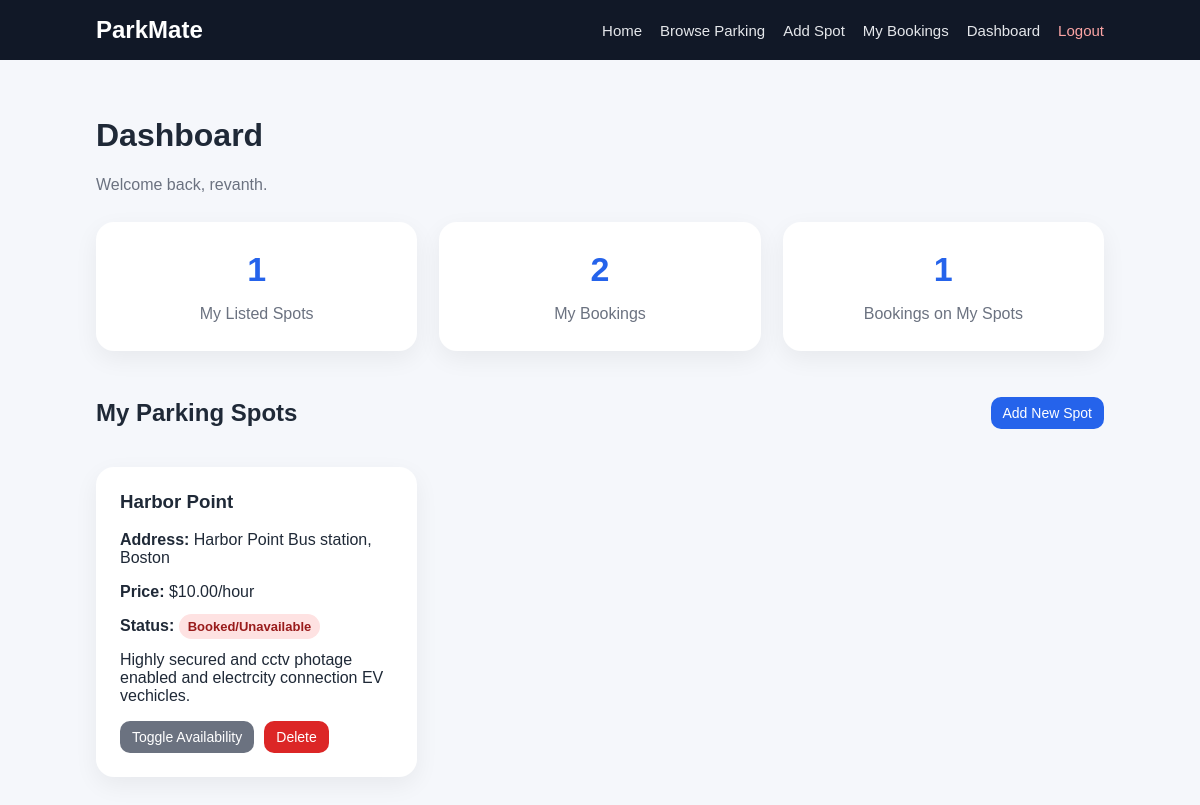
The app's page /dashboard (signed in) with its own data.
### app/models.py (models this page shows)
class User(Base):
    __tablename__ = "users"
    id = Column(Integer, primary_key=True, index=True)
    full_name = Column(String, nullable=False)
    email = Column(String, unique=True, index=True, nullable=False)
    hashed_password = Column(String, nullable=False)
    role = Column(String, default="user")
    created_at = Column(DateTime, default=datetime.utcnow)
    spots = relationship("ParkingSpot", back_populates="owner")
    bookings = relationship("Booking", back_populates="user")

class ParkingSpot(Base):
    __tablename__ = "parking_spots"
    id = Column(Integer, primary_key=True, index=True)
    title = Column(String, nullable=False)
    address = Column(String, nullable=False)
    city = Column(String, nullable=False)
    price_per_hour = Column(Float, nullable=False)
    description = Column(String, nullable=True)
    is_available = Column(Boolean, default=True)
    owner_id = Column(Integer, ForeignKey("users.id"))
    created_at = Column(DateTime, default=datetime.utcnow)
    owner = relationship("User", back_populates="spots")
    bookings = relationship("Booking", back_populates="spot")

### app/main.py (the view)
@app.get("/dashboard", response_class=HTMLResponse)
def dashboard(request: Request, db: Session = Depends(get_db)):
    user = get_current_user_from_cookie(request, db)
    if not user:
        return templates.TemplateResponse(
            "login.html",
            {"request": request, "error": "Please login to view your dashboard.", "user": None}
        )
    my_spots = db.query(ParkingSpot).filter(ParkingSpot.owner_id == user.id).all()
    my_bookings = db.query(Booking).filter(Booking.user_id == user.id).all()
    owner_booking_count = 0
    for spot in my_spots:
        owner_booking_count += len(spot.bookings)
    return templates.TemplateResponse(
        "dashboard.html",
        {
            "request": request,
            "user": user,
            "my_spots": my_spots,
            "my_bookings": my_bookings,
            "owner_booking_count": owner_booking_count
        }
    )

### app/templates/dashboard.html
{% extends "base.html" %}
{% block content %}
<h1>Dashboard</h1>
<p class="muted">Welcome back, {{ user.full_name }}.</p>
<section class="stats">
    <div class="stat-card">
        <h2>{{ my_spots|length }}</h2>
        <p>My Listed Spots</p>
    </div>
    <div class="stat-card">
        <h2>{{ my_bookings|length }}</h2>
        <p>My Bookings</p>
    </div>
    <div class="stat-card">
        <h2>{{ owner_booking_count }}</h2>
        <p>Bookings on My Spots</p>
    </div>
</section>
<section class="section-header">
    <h2>My Parking Spots</h2>
    <a href="/spots/add" class="btn small">Add New Spot</a>
</section>
{% if my_spots %}
    <div class="grid">
        {% for spot in my_spots %}
        <div class="card">
            <h3>{{ spot.title }}</h3>
            <p><strong>Address:</strong> {{ spot.address }}, {{ spot.city }}</p>
            <p><strong>Price:</strong> ${{ "%.2f"|format(spot.price_per_hour) }}/hour</p>
            <p><strong>Status:</strong>
                {% if spot.is_available %}
                    <span class="badge success">Available</span>
                {% else %}
                    <span class="badge danger">Booked/Unavailable</span>
                {% endif %}
            </p>
            <p>{{ spot.description }}</p>
            <div class="actions">
                <form method="post" action="/spots/{{ spot.id }}/toggle">
                    <button class="btn small secondary" type="submit">Toggle Availability</button>
                </form>
                <form method="post" action="/spots/{{ spot.id }}/delete">
                    <button class="btn small danger-btn" type="submit">Delete</button>
                </form>
            </div>
        </div>
        {% endfor %}
    </div>
{% else %}
    <p>You have not listed any parking spots yet.</p>
{% endif %}
{% endblock %}

### app/static/style.css (style rules this page uses)
* { box-sizing: border-box; }
body { margin: 0; font-family: Arial, Helvetica, sans-serif; background: #f5f7fb; color: #1f2937; }
a { text-decoration: none; color: inherit; }
.btn { background: #2563eb; color: white; border: none; padding: 11px 18px; border-radius: 10px; cursor: pointer; font-size: 15px; display: inline-block; }
.btn.secondary { background: #6b7280; }
.btn.small { padding: 8px 12px; font-size: 14px; }
.danger-btn { background: #dc2626; }
.stats { display: grid; grid-template-columns: repeat(3, 1fr); gap: 22px; margin: 28px 0; }
.stat-card { background: white; padding: 28px; border-radius: 18px; box-shadow: 0 8px 24px rgba(0,0,0,0.06); text-align: center; }
.stat-card h2 { font-size: 34px; margin: 0; color: #2563eb; }
.stat-card p { color: #6b7280; margin-bottom: 0; }
.grid { display: grid; grid-template-columns: repeat(3, 1fr); gap: 22px; margin-top: 20px; }
.card { background: white; border-radius: 18px; padding: 24px; box-shadow: 0 8px 24px rgba(0,0,0,0.06); }
.card h3 { margin-top: 0; }
.muted { color: #6b7280; }
.section-header { display: flex; justify-content: space-between; align-items: center; margin-bottom: 20px; }
.badge { padding: 5px 9px; border-radius: 999px; font-size: 13px; font-weight: bold; }
.badge.danger { background: #fee2e2; color: #991b1b; }
.actions { display: flex; gap: 10px; flex-wrap: wrap; }

### records on screen
User: full_name "revanth"
ParkingSpot: title "Harbor Point", address "Harbor Point Bus station", city "Boston", price_per_hour "10.00", is_available "Booked/Unavailable", description "Highly secured and cctv photage enabled and electrcity connection EV vechicles."

### other values on screen
{{ my_spots|length }} "1"
{{ my_bookings|length }} "2"
{{ owner_booking_count }} "1"
